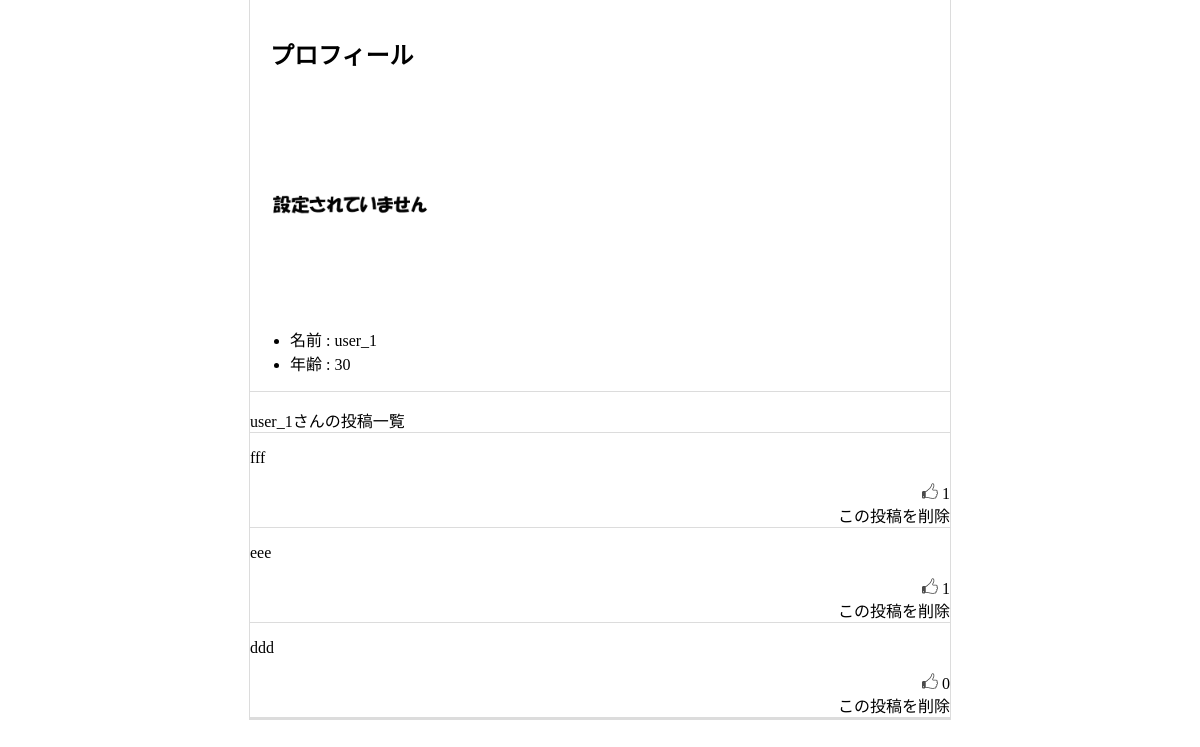
Screenshot of /user_1 with the database file from the repository.
### accounts/models.py (models this page shows)
class CustomUser(AbstractUser):
    class Meta(AbstractUser.Meta):
        db_table = 'custom_user'
    username = models.CharField(
        verbose_name="ユーザー名",
        max_length=150,
        validators=[AbstractUser.username_validator],
        help_text="半角アルファベット、半角数字、@/./+/-/_で150字以下にしてください。",
        unique=True,
    )
    email = models.EmailField(
        "メールアドレス",
        unique=True,
    )
    age = models.CharField(
        "年齢",
        max_length=3,
        blank=True,
        null=True,
    )
    photo = models.ImageField(
        verbose_name="プロフィール写真",
        upload_to="profile/",
        null=True,
        blank=True,
    )
    USERNAME_FIELD = 'email'
    REQUIRED_FIELDS = [
        "username",
    ]
    objects = CustomUserManager()

### sns/models.py (models this page shows)
class Tweet(models.Model):
    user = models.ForeignKey(
        CustomUser,
        on_delete=models.CASCADE,
    )
    tweet = models.CharField(
        max_length=300,
        verbose_name="投稿",
    )

### sns/views.py (the view, shortened to what this page needs)
# urls.py: path("<str:user_name>", views.User_page.as_view(), name="user_page"),
class User_page(View):
    def get(self, request, user_name, *args, **kwargs):
        user = CustomUser.objects.get(username=user_name)
        age = user.age if user.age is not None else "設定されていません"
        is_the_person = user == request.user
        tweet_form = TweetForm()
        img = get_image_path(user)
        context = {
            "user": user,
            "age": age,
            "photo": img,
            "is_the_person": is_the_person,
            "is_anonymous": request.user.is_anonymous,
            "tweet_form": tweet_form,
            "tweet_list": [{
                "message": x.tweet,
                "id": x.pk,
                "like": int(Tweet_like.objects.filter(tweet_id=x.pk).count()),
                } for x in Tweet.objects.filter(user=user)][::-1],
        }
        return render(request, "sns/user_page.html", context)

### sns/views.py (called while the page is built)
def get_image_path(user):
    if user.photo.name == "":
        img = os.path.join(MEDIA_URL, "profile/nonsetting.png")
    else:
        img = os.path.join(MEDIA_URL, user.photo.name)
    return img

### template/sns/user_page.html (shortened to what this page needs)
{% extends "top_base.html" %}
{% load static %}
{% block import_css %}
<link rel="stylesheet" type="text/css" href="{% static 'css/user_page.css' %}">
{% endblock %}
{% block content %}
<div class="content-wrapper">
    <div class="profile bottom-border top-margin">
        <ul class="nav-list">
            <li class="nav-list-item"><h2>プロフィール</h2></li>
        </ul>
        <img src="{{ photo }}" alt="プロフィール画像" class="profile-image">
        <ul>
            <li>名前 : {{ user.username }}</li>
            <li>年齢 : {{ age }}</li>
        </ul>
    </div>
    <div class="recent-post bottom-border top-margin">
        <p class="bottom-border">{{ user.username }}さんの投稿一覧</p>
        {% for t in tweet_list %}
            <div class="individual-post bottom-border">
                <div class="individual-message">
                    <a href="{% url 'tweet_detail' user.username t.id %}" class="post-detail">
                        <p>{{ t.message }}</p>
                    </a>
                </div>
                <div class="message-info">
                    <div class="like-button" data-tweet-id="{{ t.obj.id }}" data-comment-id="-1" data-count="{{ t.like }}">
                        <img src="/static/image/like_16.png" alt="like">
                        <span class="like-counter">
                            {% if t.like >= 0 %}{{ t.like }}{% endif %}
                        </span>
                    </div>
                    <a href="{% url 'delete_tweet' user.pk t.id %}" class="individual-delete no-decoration">この投稿を削除</a>
                </div>
            </div>
        {% endfor %}
    </div>
</div>
{% endblock %}

### static/css/user_page.css (style rules this page uses)
.message-info { text-align: right; }
.message-info img { display: inline; }
.message-info a { display: inline; }

### static/css/common.css (style rules this page uses)
body { margin: 0; }
.content-wrapper { margin: 0; width: 700px; border-right: 1px solid gainsboro; border-left: 1px solid gainsboro; border-bottom: 1px solid gainsboro; }
.bottom-border { border-bottom: 1px solid gainsboro; }
.no-decoration { text-decoration: none; color: black; }
.nav-list { padding: 0%; }
.nav-list-item { list-style: none; display: inline-block; margin: 0 20px; }
.post-detail { text-decoration: none; color: black; }
.like-button { text-align: right; }
.like-button img { cursor: pointer; }
.individual-delete { text-align: right; }
.profile-image { width: 200px; height: 200px; object-fit: cover; }

### rows the page displays
CustomUser: username "user_1", age "30"
Tweet: message "fff"
Tweet: message "eee"
Tweet: message "ddd"

### other values shown
{{ t.like }} "1" "1" "0"
